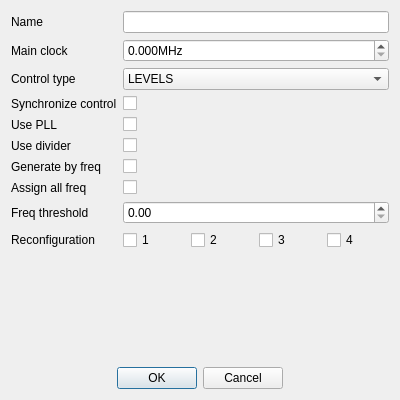
<?xml version="1.0" encoding="UTF-8"?>
<ui version="4.0">
 <class>Dialog</class>
 <widget class="QDialog" name="Dialog">
  <property name="geometry">
   <rect>
    <x>0</x>
    <y>0</y>
    <width>400</width>
    <height>400</height>
   </rect>
  </property>
  <property name="windowTitle">
   <string>device</string>
  </property>
  <layout class="QVBoxLayout" name="verticalLayout">
   <item>
    <layout class="QFormLayout" name="formLayout">
     <item row="0" column="0">
      <widget class="QLabel" name="nameLabel">
       <property name="text">
        <string>Name</string>
       </property>
      </widget>
     </item>
     <item row="0" column="1">
      <widget class="QLineEdit" name="nameLineEdit"/>
     </item>
     <item row="1" column="0">
      <widget class="QLabel" name="mainClockLabel">
       <property name="text">
        <string>Main clock</string>
       </property>
      </widget>
     </item>
     <item row="2" column="0">
      <widget class="QLabel" name="controlTypeLabel">
       <property name="text">
        <string>Control type</string>
       </property>
      </widget>
     </item>
     <item row="2" column="1">
      <widget class="QComboBox" name="controlTypeComboBox">
       <item>
        <property name="text">
         <string>LEVELS</string>
        </property>
       </item>
       <item>
        <property name="text">
         <string>POWER_MODES</string>
        </property>
       </item>
       <item>
        <property name="text">
         <string>COMBINED</string>
        </property>
       </item>
      </widget>
     </item>
     <item row="3" column="0">
      <widget class="QLabel" name="synchronizeControlLabel">
       <property name="text">
        <string>Synchronize control</string>
       </property>
      </widget>
     </item>
     <item row="3" column="1">
      <widget class="QCheckBox" name="synchronizeControlCheckBox"/>
     </item>
     <item row="4" column="0">
      <widget class="QLabel" name="usePLLLabel">
       <property name="text">
        <string>Use PLL</string>
       </property>
      </widget>
     </item>
     <item row="4" column="1">
      <widget class="QCheckBox" name="usePLLCheckBox"/>
     </item>
     <item row="5" column="0">
      <widget class="QLabel" name="useDividerLabel">
       <property name="text">
        <string>Use divider</string>
       </property>
      </widget>
     </item>
     <item row="5" column="1">
      <widget class="QCheckBox" name="useDividerCheckBox"/>
     </item>
     <item row="6" column="0">
      <widget class="QLabel" name="generateByFreqLabel">
       <property name="text">
        <string>Generate by freq</string>
       </property>
      </widget>
     </item>
     <item row="6" column="1">
      <widget class="QCheckBox" name="generateByFreqCheckBox"/>
     </item>
     <item row="7" column="0">
      <widget class="QLabel" name="assignAllFreqLabel">
       <property name="text">
        <string>Assign all freq</string>
       </property>
      </widget>
     </item>
     <item row="7" column="1">
      <widget class="QCheckBox" name="assignAllFreqCheckBox"/>
     </item>
     <item row="8" column="0">
      <widget class="QLabel" name="freqThresholdLabel">
       <property name="text">
        <string>Freq threshold</string>
       </property>
      </widget>
     </item>
     <item row="9" column="0">
      <widget class="QLabel" name="reconfigurationLabel">
       <property name="text">
        <string>Reconfiguration</string>
       </property>
      </widget>
     </item>
     <item row="9" column="1">
      <layout class="QHBoxLayout" name="horizontalLayout">
       <item>
        <widget class="QCheckBox" name="checkBox_1">
         <property name="text">
          <string>1</string>
         </property>
        </widget>
       </item>
       <item>
        <widget class="QCheckBox" name="checkBox_2">
         <property name="text">
          <string>2</string>
         </property>
        </widget>
       </item>
       <item>
        <widget class="QCheckBox" name="checkBox_3">
         <property name="text">
          <string>3</string>
         </property>
        </widget>
       </item>
       <item>
        <widget class="QCheckBox" name="checkBox_4">
         <property name="text">
          <string>4</string>
         </property>
        </widget>
       </item>
      </layout>
     </item>
     <item row="8" column="1">
      <widget class="QDoubleSpinBox" name="freqThresholdSpinBox">
       <property name="maximum">
        <double>1.000000000000000</double>
       </property>
       <property name="singleStep">
        <double>0.100000000000000</double>
       </property>
      </widget>
     </item>
     <item row="1" column="1">
      <widget class="QDoubleSpinBox" name="mainClockdoubleSpinBox">
       <property name="suffix">
        <string>MHz</string>
       </property>
       <property name="decimals">
        <number>3</number>
       </property>
       <property name="maximum">
        <double>100000.000000000000000</double>
       </property>
      </widget>
     </item>
    </layout>
   </item>
   <item>
    <widget class="QDialogButtonBox" name="buttonBox">
     <property name="orientation">
      <enum>Qt::Horizontal</enum>
     </property>
     <property name="standardButtons">
      <set>QDialogButtonBox::Cancel|QDialogButtonBox::Ok</set>
     </property>
     <property name="centerButtons">
      <bool>true</bool>
     </property>
    </widget>
   </item>
  </layout>
 </widget>
 <resources/>
 <connections>
  <connection>
   <sender>buttonBox</sender>
   <signal>accepted()</signal>
   <receiver>Dialog</receiver>
   <slot>accept()</slot>
   <hints>
    <hint type="sourcelabel">
     <x>248</x>
     <y>254</y>
    </hint>
    <hint type="destinationlabel">
     <x>157</x>
     <y>274</y>
    </hint>
   </hints>
  </connection>
  <connection>
   <sender>buttonBox</sender>
   <signal>rejected()</signal>
   <receiver>Dialog</receiver>
   <slot>reject()</slot>
   <hints>
    <hint type="sourcelabel">
     <x>316</x>
     <y>260</y>
    </hint>
    <hint type="destinationlabel">
     <x>286</x>
     <y>274</y>
    </hint>
   </hints>
  </connection>
 </connections>
</ui>
